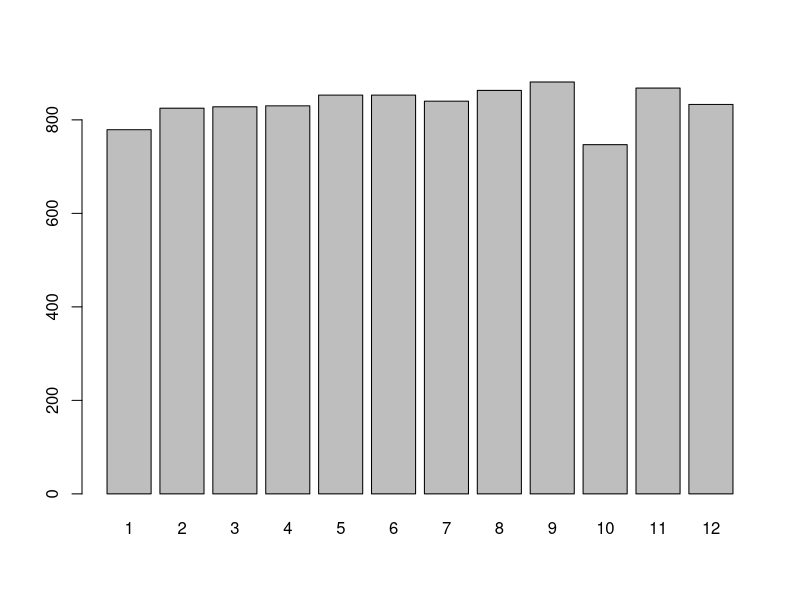
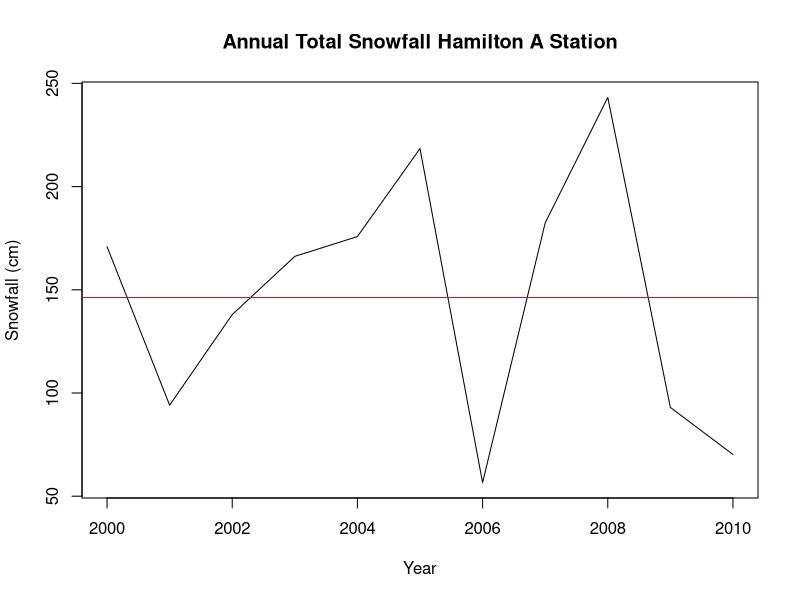
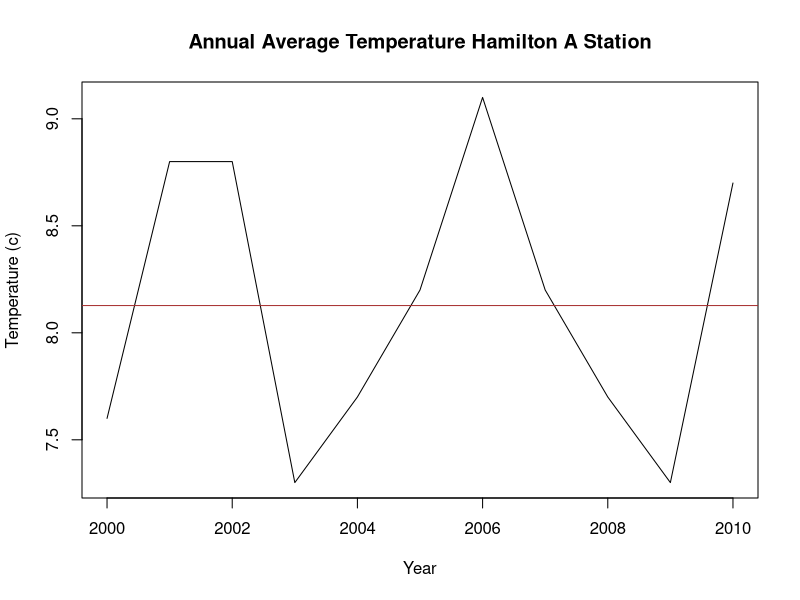
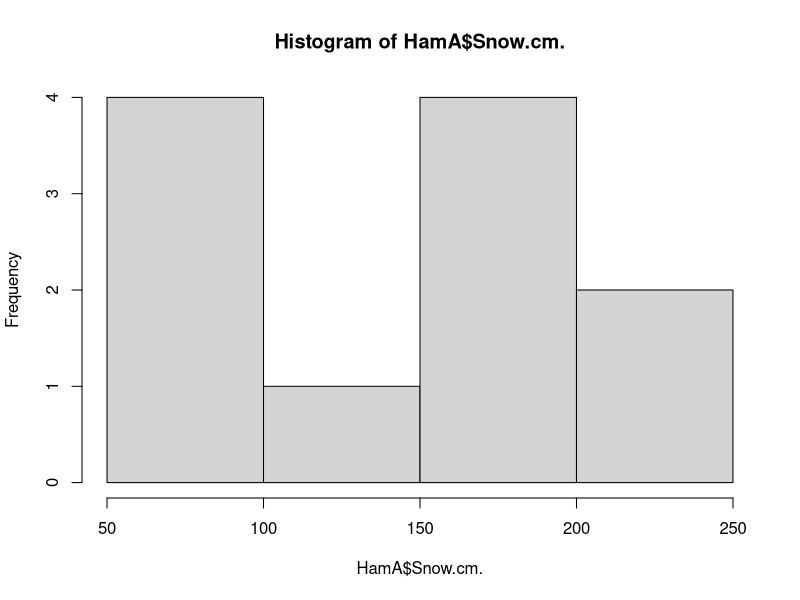
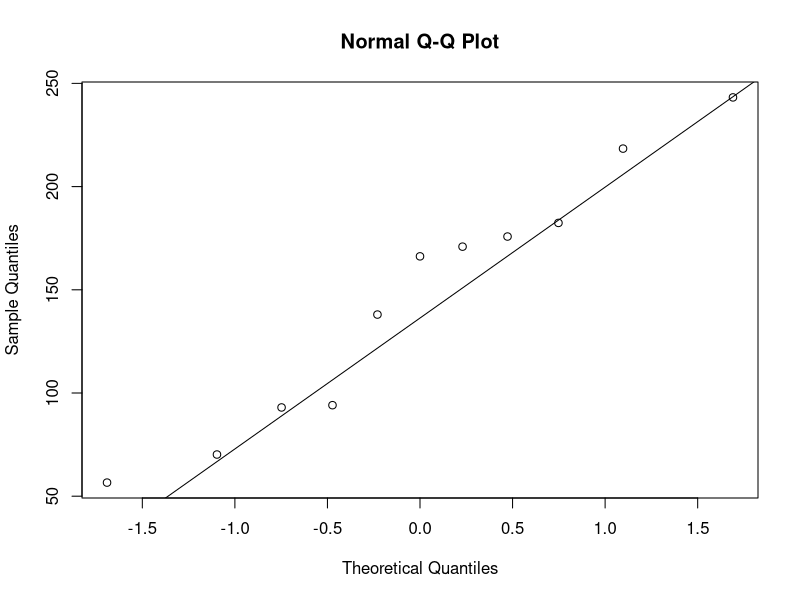
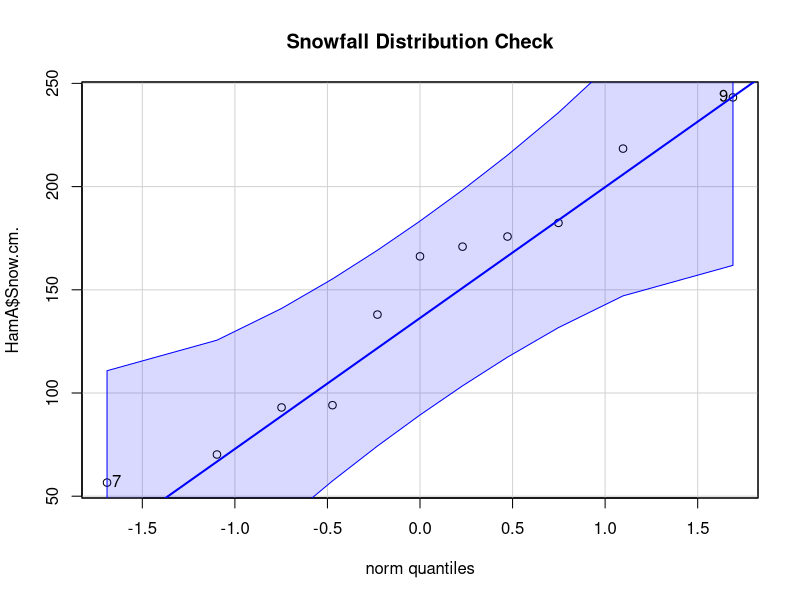
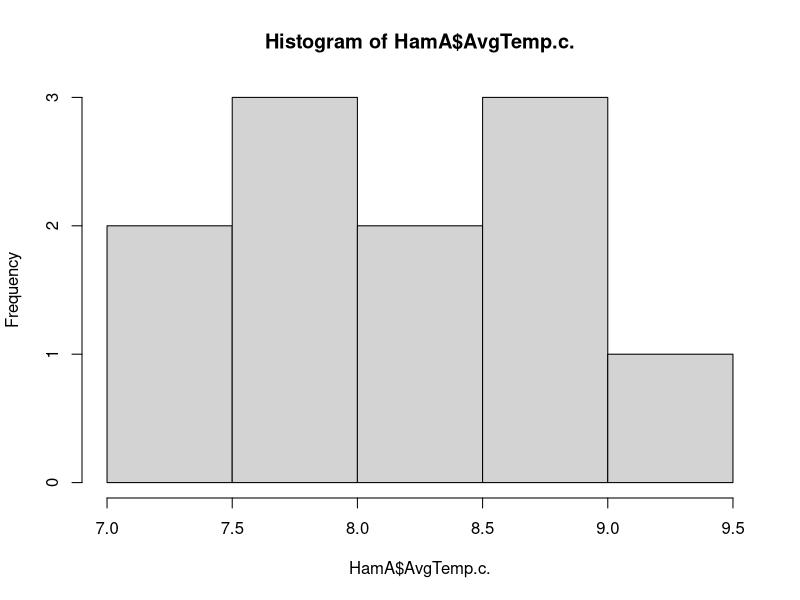
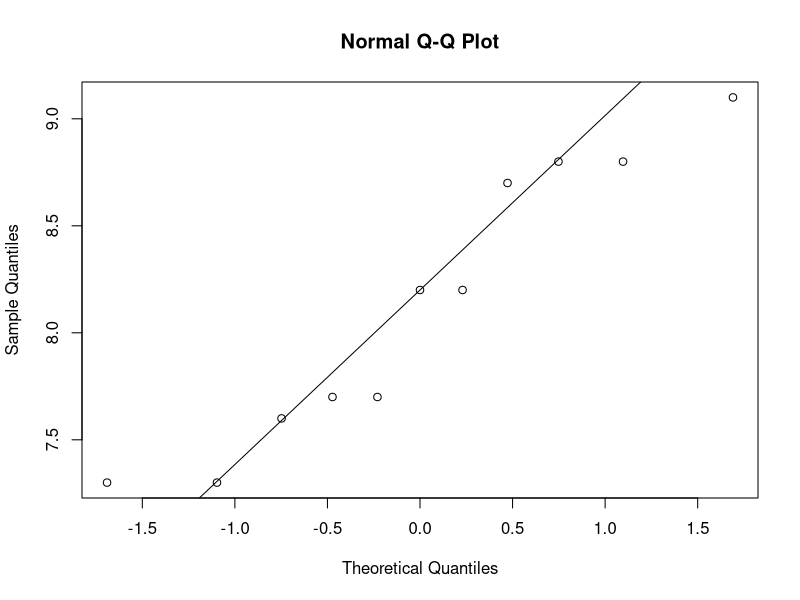

Here is the R script that generated these plots, in order:
## ---- chunk 1
## load required libraries
library(car)
## ---- chunk 2
##establish object for reusability

die12 <- (1:12)
die12ev <- mean(die12)
die12ev
## ---- chunk 3
die12var <- var(die12)
die12var
## ---- chunk 4
sample10K <- sample(die12, 10000, replace = TRUE)
samplemean <- mean(sample10K)
samplemean
## ---- chunk 5
tab10K <- table(sample10K)
barplot(tab10K)
## ---- chunk 6
## create dataframe from webpage summary data.
HamA <- data.frame("Year" = c(2000, 2001, 2002, 2003, 2004, 2005, 2006, 2007, 2008, 2009, 2010),
                   "Snow(cm)" = c(170.9, 94.1, 138, 166.2, 175.8, 218.4, 56.6, 182.4, 243.2, 93, 70.2),
                   "AvgTemp(c)" = c(7.6, 8.8, 8.8, 7.3, 7.7, 8.2, 9.1, 8.2, 7.7, 7.3, 8.7)
                   )
HamA
## ---- chunk 7
## plot snowfall with mean abline
plot(x = HamA$Year,
     y = HamA$Snow.cm.,
     type = "l",
     main = "Annual Total Snowfall Hamilton A Station",
    xlab = "Year",
    ylab = "Snowfall (cm)")
abline(h = mean(HamA$Snow.cm.),
       lty = 1,
       col = "brown")

## plot average temperature with mean abline
plot(x = HamA$Year,
     y = HamA$AvgTemp.c.,
     type = "l",
     main = "Annual Average Temperature Hamilton A Station",
    xlab = "Year",
    ylab = "Temperature (c)")
abline(h = mean(HamA$AvgTemp.c.),
       lty = 1,
       col = "brown")
## ---- chunk 8
hist(HamA$Snow.cm.)
qqnorm(HamA$Snow.cm.)
qqline(HamA$Snow.cm.)
qqPlot(HamA$Snow.cm.,
       main = "Snowfall Distribution Check")
## ---- chunk 9
hist(HamA$AvgTemp.c.)
qqnorm(HamA$AvgTemp.c.)
qqline(HamA$AvgTemp.c.)
qqPlot(HamA$AvgTemp.c.,
       main = "Annual Average Temperature Distribution Check")
## ---- chunk 10
## function to accept array and calculate z scores
z_scores_array <- function(var_array) {
  x <- mean(var_array) #assign sample mean
  y <- sd(var_array)   #assign sample standard deviation
  #iterate through array calculating z score
  for (i in (var_array)) {
                  w <- (i - x)/y
                  print(w)
    }

}

## ---- chunk 11
#create arrays from existing dataframe
snowarray <- array(HamA$Snow.cm.)
temparray <- array(HamA$AvgTemp.c.)
## ---- chunk 12
#apply function to snowfall data
snowz <- z_scores_array(snowarray)
## ---- chunk 13
#apply function to temperature data
tempz <- z_scores_array(temparray)
